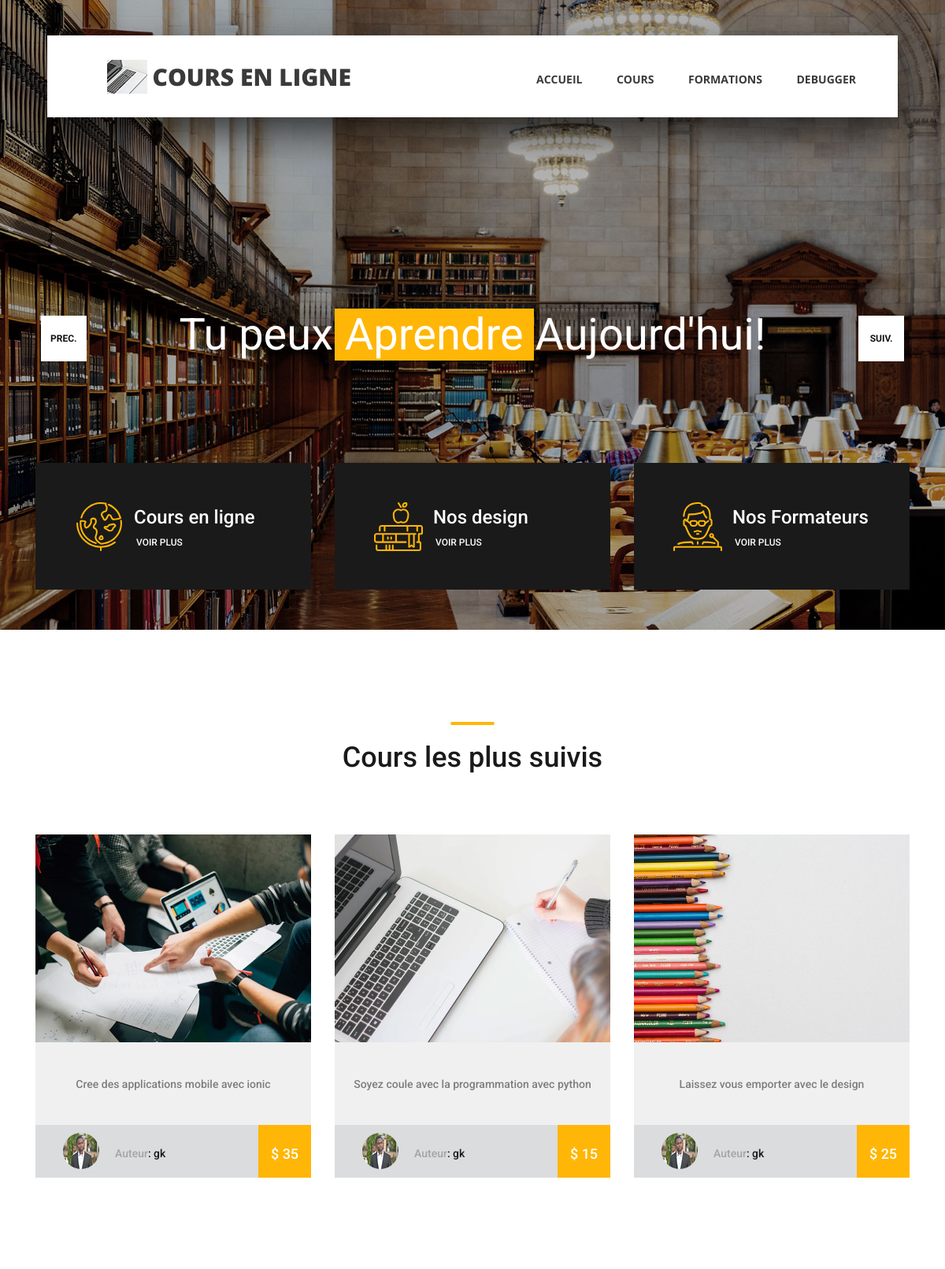
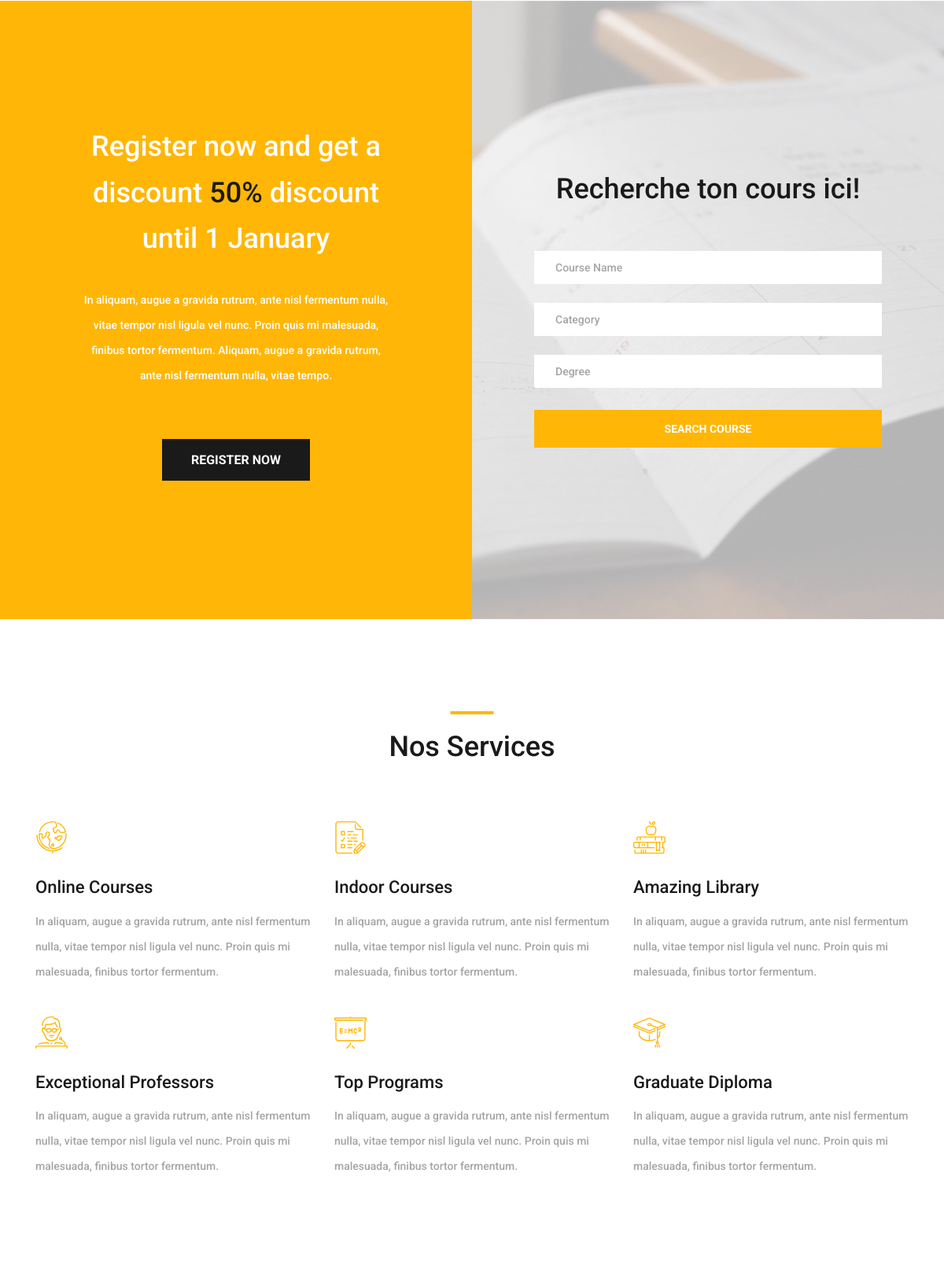
The page / (upper part) on the database its author committed (2 pictures, top to bottom).
### courses/models.py (models this page shows, shortened)
class Category_index(models.Model):
    name_category = models.CharField(max_length=50)
    prix = models.CharField(max_length=50)
    image = models.ImageField(upload_to='courses')
    resume = models.CharField(
        max_length=300, help_text='Petit resumé de votre cours')
    auteur = models.CharField(max_length=255)
    image_auteur = models.ImageField(upload_to='auteur')

### App/views.py (the view)
# urls.py: path('', index, name='home'),
def index(request):
    category_index_list = Category_index.objects.all()
    template_name = 'pages/index.html'
    context = {
        'category_index_list': category_index_list
    }
    return render(request, template_name, context)

### templates/pages/index.html (shortened to what this page needs)
{% extends 'base.html' %}
{% load static %}
{% block content %}
	<div class="home">
		<div class="hero_slider_container">
			<div class="hero_slider owl-carousel">
				<div class="hero_slide">
					<div class="hero_slide_container d-flex flex-column align-items-center justify-content-center">
						<div class="hero_slide_content text-center">
							<h1 data-animation-in="fadeInUp" data-animation-out="animate-out fadeOut">Tu peux <span>Aprendre</span> Aujourd'hui!</h1>
						</div>
					</div>
				</div>
			</div>
			<div class="hero_slider_left hero_slider_nav trans_200"><span class="trans_200">prec.</span></div>
			<div class="hero_slider_right hero_slider_nav trans_200"><span class="trans_200">suiv.</span></div>
		</div>
	</div>
	<div class="hero_boxes">
		<div class="hero_boxes_inner">
			<div class="container">
				<div class="row">
					<div class="col-lg-4 hero_box_col">
						<div class="hero_box d-flex flex-row align-items-center justify-content-start">
							<div class="hero_box_content">
								<h2 class="hero_box_title">Cours en ligne</h2>
								<a href="{% url 'courses:home' %}" class="hero_box_link">voir plus</a>
							</div>
						</div>
					</div>
					<div class="col-lg-4 hero_box_col">
						<div class="hero_box d-flex flex-row align-items-center justify-content-start">
							<div class="hero_box_content">
								<h2 class="hero_box_title">Nos design</h2>
								<a href="" class="hero_box_link">voir plus</a>
							</div>
						</div>
					</div>
					<div class="col-lg-4 hero_box_col">
						<div class="hero_box d-flex flex-row align-items-center justify-content-start">
							<div class="hero_box_content">
								<h2 class="hero_box_title">Nos Formateurs</h2>
								<a href="{% url 'formateurs:home' %}" class="hero_box_link">voir plus</a>
							</div>
						</div>
					</div>
				</div>
			</div>
		</div>
	</div>
		<div class="popular page_section">
			<div class="container">
				<div class="row">
					<div class="col">
						<div class="section_title text-center">
							<h1>Cours les plus suivis</h1>
						</div>
					</div>
				</div>
				<div class="row course_boxes">
					{% for category_index in category_index_list %}
					<div class="col-lg-4 course_box">
						<a href="{% url 'courses:home' %}">
						<div class="card">
							<img src="{{ category_index.image.url }}" class="card-img-top" alt="">
							<div class="card-body text-center">
								<div class="card-text">{{ category_index.resume }}</div>
							</div>
							<div class="price_box d-flex flex-row align-items-center">
								<div class="course_author_image">
									<img src="{{ category_index.image_auteur.url }}" alt="">
								</div>
								<div class="course_author_name"><span>Auteur</span>: {{ category_index.auteur }}</div>
								<div class="course_price d-flex flex-column align-items-center justify-content-center"><span>$ {{ category_index.prix }}</span></div>
							</div>
						</div>
					</div>
					{% empty %}
					<h4>Pas des cours en vue.</h4>
					{% endfor %}
				</div>
			</div>
		</div>
	<div class="register">
		<div class="container-fluid">
			<div class="row row-eq-height">
				<div class="col-lg-6 nopadding">
					<div class="register_section d-flex flex-column align-items-center justify-content-center">
						<div class="register_content text-center">
							<h1 class="register_title">Register now and get a discount <span>50%</span> discount until 1 January</h1>
							<p class="register_text">In aliquam, augue a gravida rutrum, ante nisl fermentum nulla, vitae tempor nisl ligula vel nunc. Proin quis mi malesuada, finibus tortor fermentum. Aliquam, augue a gravida rutrum, ante nisl fermentum nulla, vitae tempo.</p>
							<div class="button button_1 register_button mx-auto trans_200"><a href="#">register now</a></div>
						</div>
					</div>
				</div>
				<div class="col-lg-6 nopadding">
					<div class="search_section d-flex flex-column align-items-center justify-content-center">
						<div class="search_content text-center">
							<h1 class="search_title">Recherche ton cours ici!</h1>
							<form id="search_form" class="search_form" action="post">
								<input id="search_form_name" class="input_field search_form_name" type="text" placeholder="Course Name" required="required" data-error="Course name is required.">
								<input id="search_form_category" class="input_field search_form_category" type="text" placeholder="Category">
								<input id="search_form_degree" class="input_field search_form_degree" type="text" placeholder="Degree">
								<button id="search_submit_button" type="submit" class="search_submit_button trans_200" value="Submit">search course</button>
							</form>
						</div>
					</div>
				</div>
			</div>
		</div>
	</div>
	<div class="services page_section">
		<div class="container">
			<div class="row">
				<div class="col">
					<div class="section_title text-center">
						<h1>Nos Services</h1>
					</div>
				</div>
			</div>
			<div class="row services_row">
				<div class="col-lg-4 service_item text-left d-flex flex-column align-items-start justify-content-start">
					<div class="icon_container d-flex flex-column justify-content-end">
						<img src="{% static 'images/earth-globe.svg' %}" alt="">
					</div>
					<h3>Online Courses</h3>
					<p>In aliquam, augue a gravida rutrum, ante nisl fermentum nulla, vitae tempor nisl ligula vel nunc. Proin quis mi malesuada, finibus tortor fermentum.</p>
				</div>
				<div class="col-lg-4 service_item text-left d-flex flex-column align-items-start justify-content-start">
					<div class="icon_container d-flex flex-column justify-content-end">
						<img src="{% static 'images/exam.svg' %}" alt="">
					</div>
					<h3>Indoor Courses</h3>
					<p>In aliquam, augue a gravida rutrum, ante nisl fermentum nulla, vitae tempor nisl ligula vel nunc. Proin quis mi malesuada, finibus tortor fermentum.</p>
				</div>
				<div class="col-lg-4 service_item text-left d-flex flex-column align-items-start justify-content-start">
					<div class="icon_container d-flex flex-column justify-content-end">
						<img src="{% static 'images/books.svg' %}" alt="">
					</div>
					<h3>Amazing Library</h3>
					<p>In aliquam, augue a gravida rutrum, ante nisl fermentum nulla, vitae tempor nisl ligula vel nunc. Proin quis mi malesuada, finibus tortor fermentum.</p>
				</div>
				<div class="col-lg-4 service_item text-left d-flex flex-column align-items-start justify-content-start">
					<div class="icon_container d-flex flex-column justify-content-end">
						<img src="{% static 'images/professor.svg' %}" alt="">
					</div>
					<h3>Exceptional Professors</h3>
					<p>In aliquam, augue a gravida rutrum, ante nisl fermentum nulla, vitae tempor nisl ligula vel nunc. Proin quis mi malesuada, finibus tortor fermentum.</p>
				</div>
				<div class="col-lg-4 service_item text-left d-flex flex-column align-items-start justify-content-start">
					<div class="icon_container d-flex flex-column justify-content-end">
						<img src="{% static 'images/blackboard.svg' %}" alt="">
					</div>
					<h3>Top Programs</h3>
					<p>In aliquam, augue a gravida rutrum, ante nisl fermentum nulla, vitae tempor nisl ligula vel nunc. Proin quis mi malesuada, finibus tortor fermentum.</p>
				</div>
				<div class="col-lg-4 service_item text-left d-flex flex-column align-items-start justify-content-start">
					<div class="icon_container d-flex flex-column justify-content-end">
						<img src="{% static 'images/mortarboard.svg' %}" alt="">
					</div>
					<h3>Graduate Diploma</h3>
					<p>In aliquam, augue a gravida rutrum, ante nisl fermentum nulla, vitae tempor nisl ligula vel nunc. Proin quis mi malesuada, finibus tortor fermentum.</p>
				</div>
			</div>
		</div>
	</div>
{% endblock content %}

### static/styles/responsive.css (style rules this page uses)
@media only screen and (max-width: 1280px) { .hero_slide_content h1 { font-size: 56px; } }
@media only screen and (max-width: 1280px) { .register_content, .search_content { width: 442px; } }

### static/styles/courses_styles.css (style rules this page uses)
.course_boxes { margin-top: 68px; }
.course_box { margin-bottom: 108px; }
.course_box:nth-last-child(-n+3) { margin-bottom: 0px; }
.card { display: block; background: #f0f0f0; border: none; }
.card-img-top { border-top-left-radius: 0px; border-top-right-radius: 0px; }
.card-body { padding-top: 0px; padding-bottom: 0px; padding-left: 15px; padding-right: 15px; }
.card-title a { font-size: 22px; font-weight: 500; color: #1a1a1a; line-height: 1.2; }
.card-text { font-size: 14px; font-weight: 500; color: #7d7d7d; margin-top: -12px; }
.price_box { width: 100%; height: 67px; background: #dbdcdd; margin-top: 41px; padding-left: 35px; }
.course_author_image { width: 46px; height: 46px; border-radius: 50%; overflow: hidden; }
.course_author_name { font-size: 14px; font-weight: 500; color: #1a1a1a; padding-left: 20px; margin-top: 7px; }
.course_author_name span { color: #a5a5a5; }
.course_price { width: 67px; height: 67px; background: #ffb606; margin-left: auto; }
.course_price span { color: #FFFFFF; font-size: 18px; font-weight: 500; margin-top: 7px; }

### static/styles/elements_styles.css (style rules this page uses)
.button { display: inline-block; width: 188px; height: 53px; vertical-align: middle; margin-right: 9px; margin-bottom: 15px; }
.button a { line-height: 53px; display: block; font-size: 16px; font-weight: 700; }
.icon_container { height: 41px; width: auto; margin-bottom: 30px; }
.icon_container img { height: 100%; }

### rows shown on the page
Category_index: image (picture), resume "Cree des applications mobile avec ionic", image_auteur (picture), auteur "gk", prix "35"
Category_index: image (picture), resume "Soyez coule avec la programmation avec python", image_auteur (picture), auteur "gk", prix "15"
Category_index: image (picture), resume "Laissez vous emporter avec le design", image_auteur (picture), auteur "gk", prix "25"
